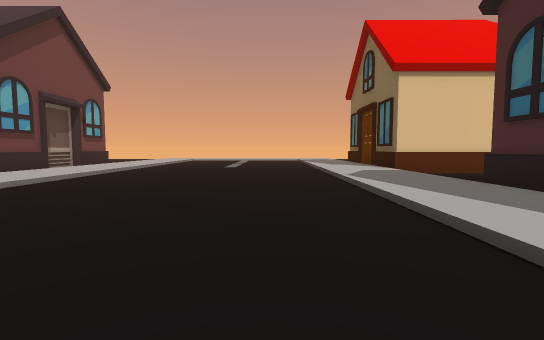
view 1 (above)

24 first-person views from a walk through a scene from a Unity 3-D project. The camera is 1.3 m above the floor, tilts 4° down and sees 85° across. The floor is counted in squares, 2 m on a side. Each view is taken from the middle of a square. On the plan, view 1 faces up. The plan holds only what a view shows up to about 9 squares ahead; the rest is blank. The place goes on beyond the plan. The player character is not drawn. Some animated figures are not drawn.

view 2
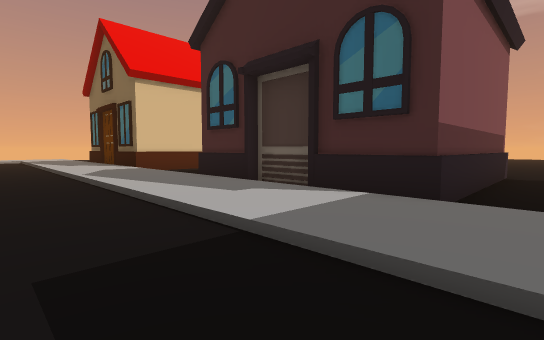

view 3
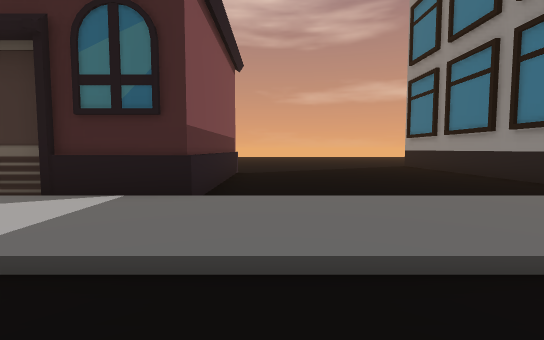

view 4
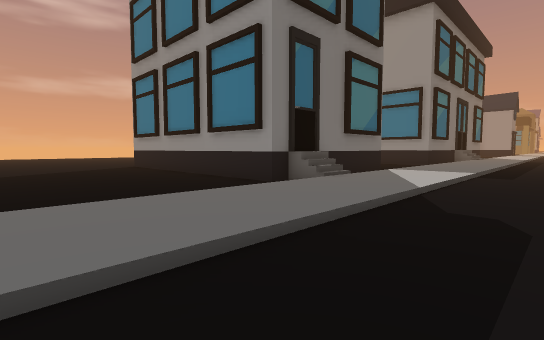

view 5
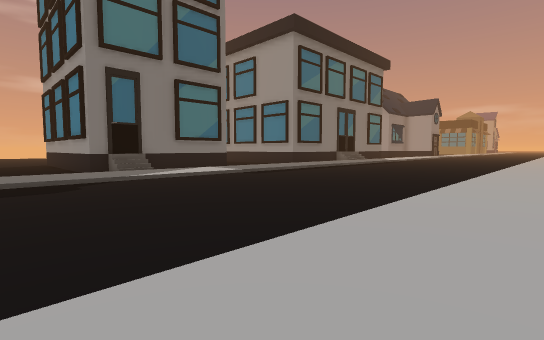

view 6
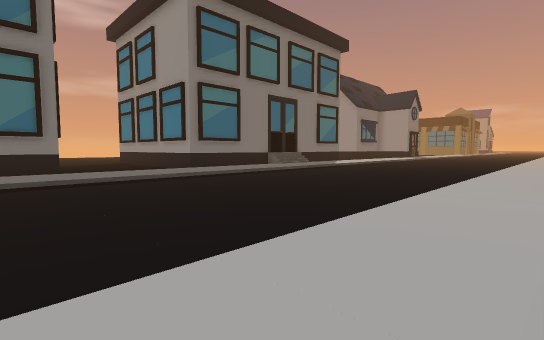

view 7
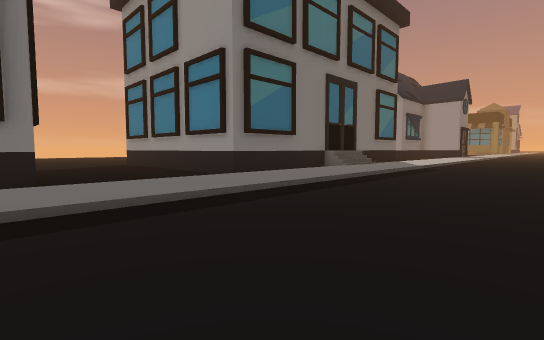

view 8
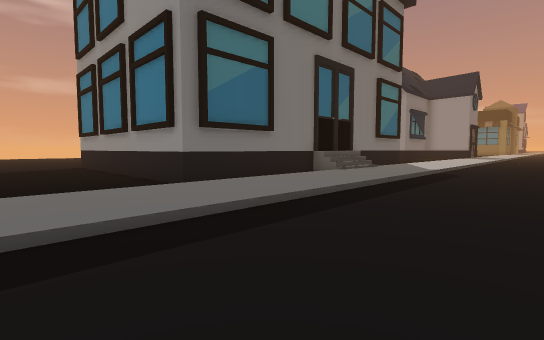

view 9
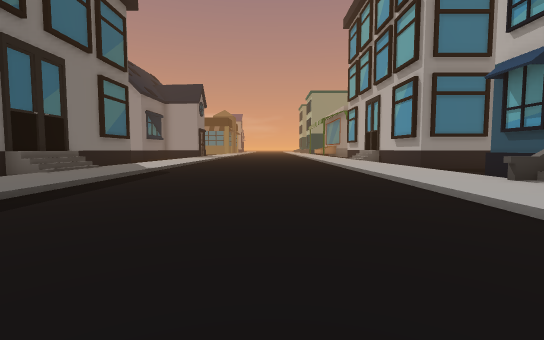

view 10
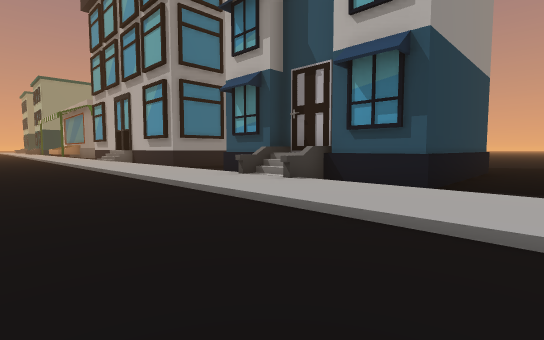

view 11
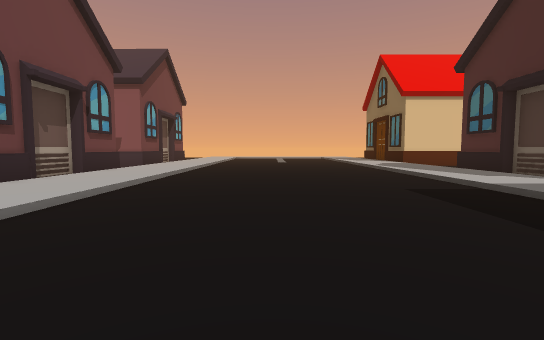

view 12
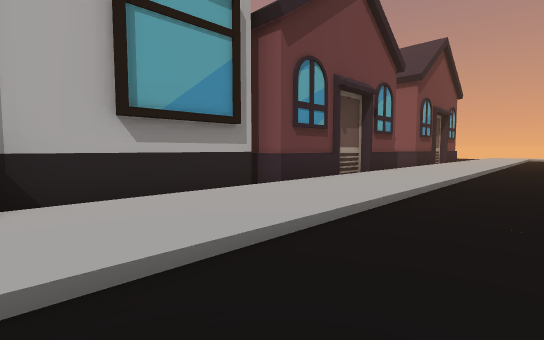

view 13
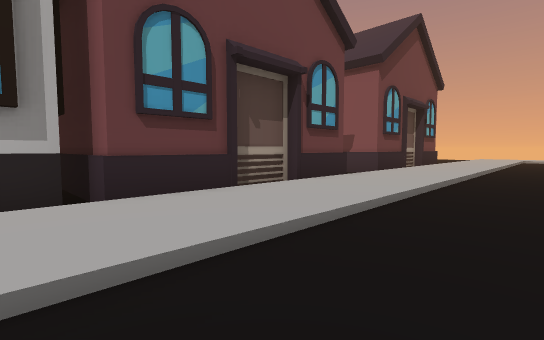

view 14
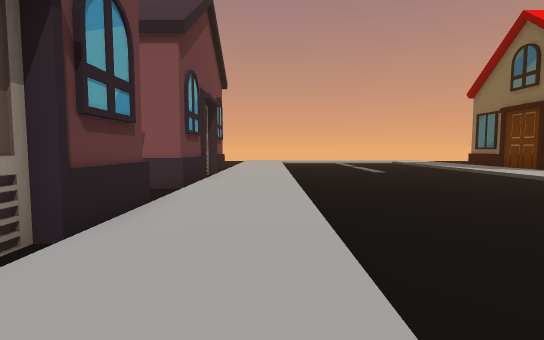

view 15
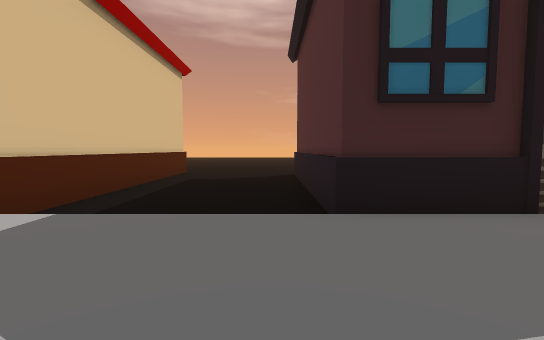

view 16
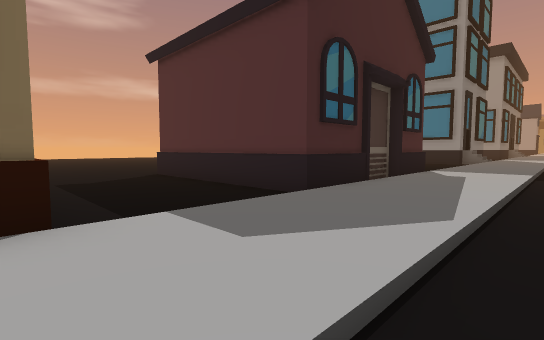

view 17
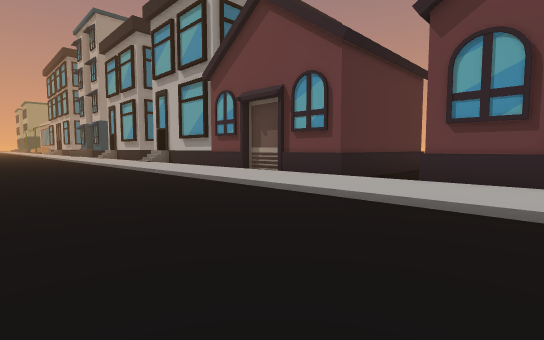

view 18
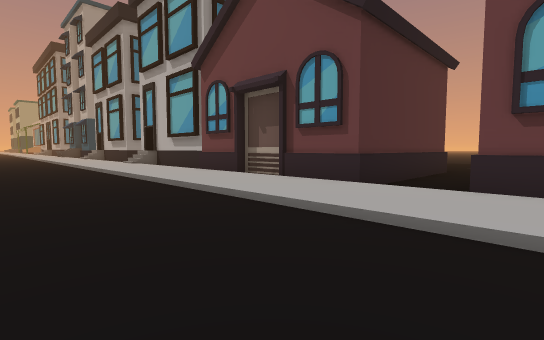

view 19
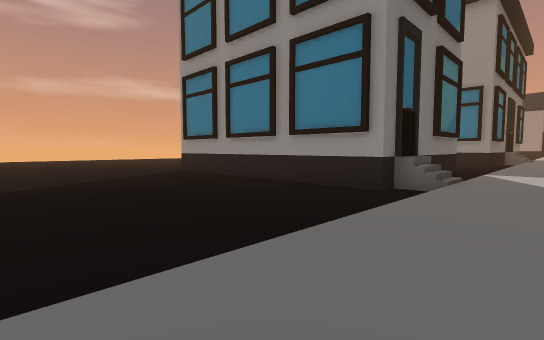

view 20
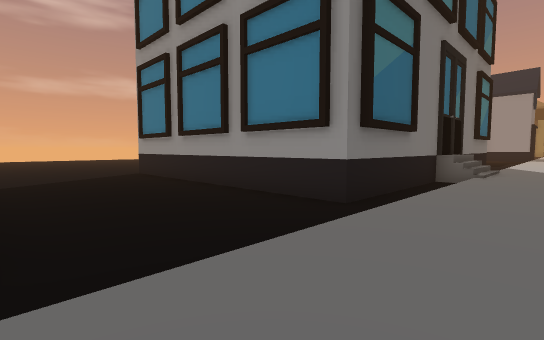

view 21
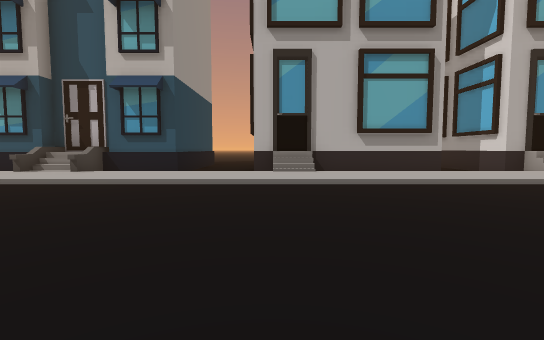

view 22
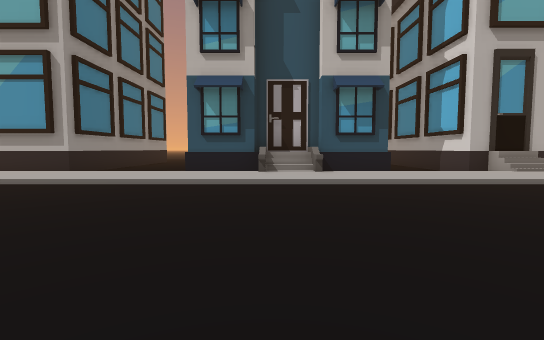

view 23
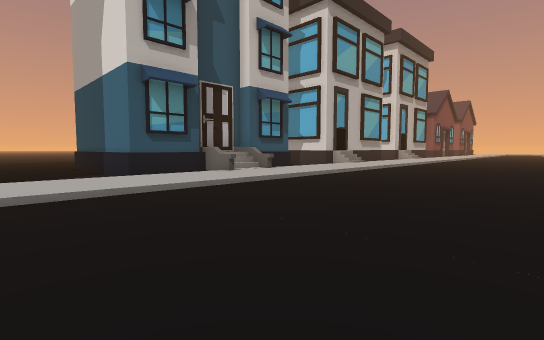

view 24
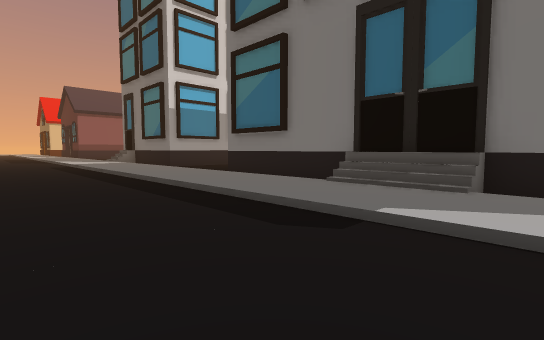

### Floor plan
Key: @ floor where view 1 was taken; # wall or solid block; . main floor; : floor 0.25 m higher than the main floor; = window, fence, low wall or low ledge; B building.
Columns run from 12 left of view 1 to 9 right of it. Each row starts with its distance up from view 1.
  9      B::......::BBBBBB
  8      B::......::......
  7     BB::......::......
  6 ......::......::......
  5 BBBBBB::......::BBBBBB
  4      B::......::B
  3      B::......::B
  2      B::......::B
  1      B::......::B
  0   ###B::....@.::BBBBBB
 -1       ::......::......
 -2       ::......::......
 -3       ::......::......
 -4     ##::......::......
 -5     #B::......::......
 -6       ::......::......
 -7       ::......::BB####
 -8       ::......::B##
 -9       ::......:: #
-10       ::......:: #
-11     ##::......::.#
-12     #B::......::......
-13 ..... ::......::......
-14 ..... ::......::......
-15 ##### ::......::......
-16     # ::......::.#####
-17     ##=:......::.
-18     ##=:......::.
-19     # ::......::.
-20   ### ::......::#
-21   ... ::......::B
-22   ... ::......::B
-23   ..  ::......::

Positions as (right, up) in squares from view 1, and headings:
1: (0, 0), facing up
2: (0, -1), facing up-right
3: (0, -1), facing right
4: (0, -2), facing down-right
5: (-6, -4), facing down-right
6: (-6, -10), facing down-right
7: (-2, -11), facing down-right
8: (-1, -13), facing down-right
9: (-2, -13), facing down
10: (-2, -13), facing down-left
11: (-2, -4), facing up
12: (-3, -4), facing up-left
13: (-3, -1), facing up-left
14: (-5, 1), facing up
15: (1, 6), facing right
16: (1, 9), facing down-right
17: (-1, 9), facing down-left
18: (-2, 8), facing down-left
19: (2, -1), facing down-right
20: (2, -12), facing down-right
21: (1, -12), facing left
22: (1, -18), facing left
23: (0, -23), facing up-left
24: (-1, -23), facing up-right
